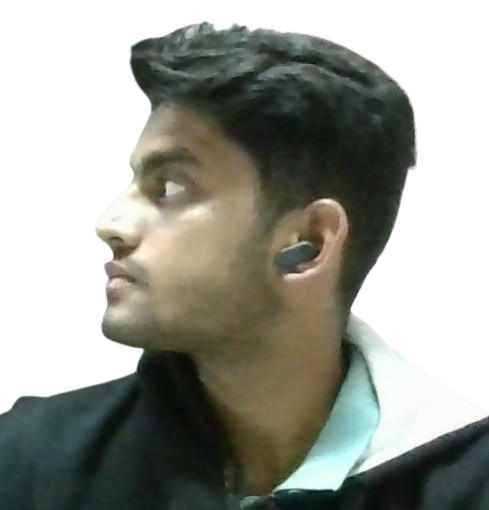
#> input picture site/art/ojaswi.png, 489 x 510 px
$ python ascii_portraits.py
#> lines starting #> are read from the running program, lines starting #| are printed output that depends on the picture
"""Turns the creator photos in site/art/ into ASCII art in site/src/portraits.ts.

The site ships only the text, never the photos. Needs Pillow. Run from anywhere:
    python site/scripts/ascii_portraits.py
"""

import json
from pathlib import Path

from PIL import Image, ImageFilter

SITE = Path(__file__).resolve().parent.parent
ROWS = 48
COLS = ROWS * 2  # monospace characters are about twice as tall as they are wide
RAMP = " .:-=+*#%@"
PORTRAITS = {
    # name: (file, left, top, side of the square crop as fractions of the image width)
    "OJASWI": ("ojaswi.png", 0.08, 0.0, 0.84),
    "HARSH": ("harsh.png", 0.20, 0.02, 0.68),
}


def to_ascii(path: Path, left: float, top: float, side: float) -> list[str]:
#> called with left = 0.08, top = 0, side = 0.84
    photo = Image.open(path).convert("RGBA")
#> photo is the input picture: PIL image 489x510 RGBA; mean R, G, B, A 57.3, 59.4, 51.3, 156.9
    width = photo.width
#> width = 489
    box = (int(left * width), int(top * width), int((left + side) * width), int((top + side) * width))
#> box = (39, 0, 449, 410)
    crop = photo.crop(box).resize((COLS, ROWS), Image.LANCZOS)
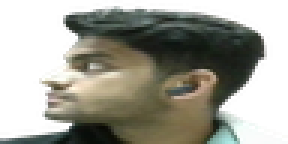
#> crop: PIL image 96x48 RGBA (shown 3 times larger); mean R, G, B, A 70.3, 69.9, 59.5, 157.7; transparent parts drawn white
    alpha = crop.getchannel("A")
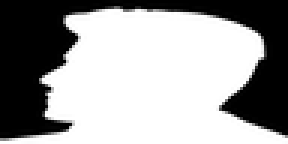
#> alpha: PIL image 96x48 L (shown 3 times larger); min 0, max 255, mean 157.7
    gray = crop.convert("L")
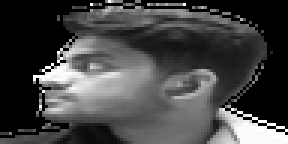
#> gray: PIL image 96x48 L (shown 3 times larger); min 0, max 255, mean 68.9
    blur = gray.filter(ImageFilter.GaussianBlur(1.5))
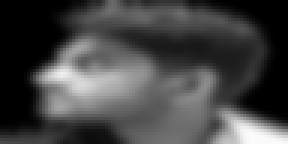
#> blur: PIL image 96x48 L (shown 3 times larger); min 0, max 251, mean 68.8
    # Stretch tones over the middle of the frame, where the face is, so dark hair and clothes can't skew them.
    tones = sorted(
        gray.getpixel((x, y))
        for y in range(int(0.3 * ROWS), int(0.72 * ROWS))
        for x in range(int(0.25 * COLS), int(0.75 * COLS))
        if alpha.getpixel((x, y)) >= 128
    )
#> tones = 959 values from 18 to 248
    low, high = tones[len(tones) // 50], tones[-len(tones) // 50]
#> low = 21; high = 223
    spread = max(1, high - low)
#> spread = 202

    lines = []
    for y in range(ROWS):
        line = ""
        for x in range(COLS):
            if alpha.getpixel((x, y)) < 128:
                line += " "
                continue
            value = gray.getpixel((x, y))
            tone = max(0.0, min(1.0, (value - low) / spread))
            # Comparing each cell with its surroundings is what keeps eyes, nose and mouth visible.
            detail = (value - blur.getpixel((x, y))) / spread
            level = max(0.0, min(1.0, tone**1.6 + 0.8 * detail))
            line += RAMP[min(len(RAMP) - 1, 1 + int(level * (len(RAMP) - 1)))]
        lines.append(line)
#> after the loop, lines = 48 items
    return lines


def main() -> None:
    out = ["// Generated by site/scripts/ascii_portraits.py. Don't edit by hand.", ""]
    for name, (file, left, top, side) in PORTRAITS.items():
        lines = to_ascii(SITE / "art" / file, left, top, side)
#> lines = 48 items
        out.append(f"export const {name}: string[] = {json.dumps(lines, indent=2)};")
        out.append("")
#> pass 2 of the loop in main, `for name, (file, left, top, side) in PORTRAITS.items():`:
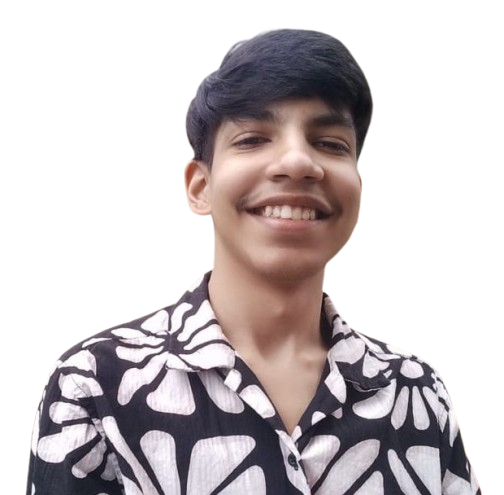
#> input picture site/art/harsh.png, 504 x 495 px
#> in to_ascii, photo is the input picture: PIL image 504x495 RGBA; mean R, G, B, A 64.9, 57.8, 59.3, 115.1
#> in to_ascii (call 2), `alpha = crop.getchannel("A")`:
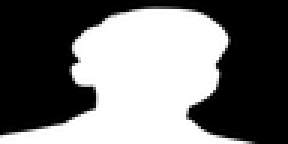
#> alpha: PIL image 96x48 L (shown 3 times larger); min 0, max 255, mean 114.3
#> in to_ascii (call 2), `blur = gray.filter(ImageFilter.GaussianBlur(1.5))`:
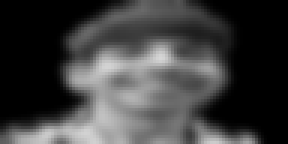
#> blur: PIL image 96x48 L (shown 3 times larger); min 0, max 214, mean 62.2
#> tones = 899 values from 18 to 242
#> low = 44; high = 229
#> spread = 185
    (SITE / "src" / "portraits.ts").write_text("\n".join(out), encoding="utf-8", newline="\n")


if __name__ == "__main__":
    main()
